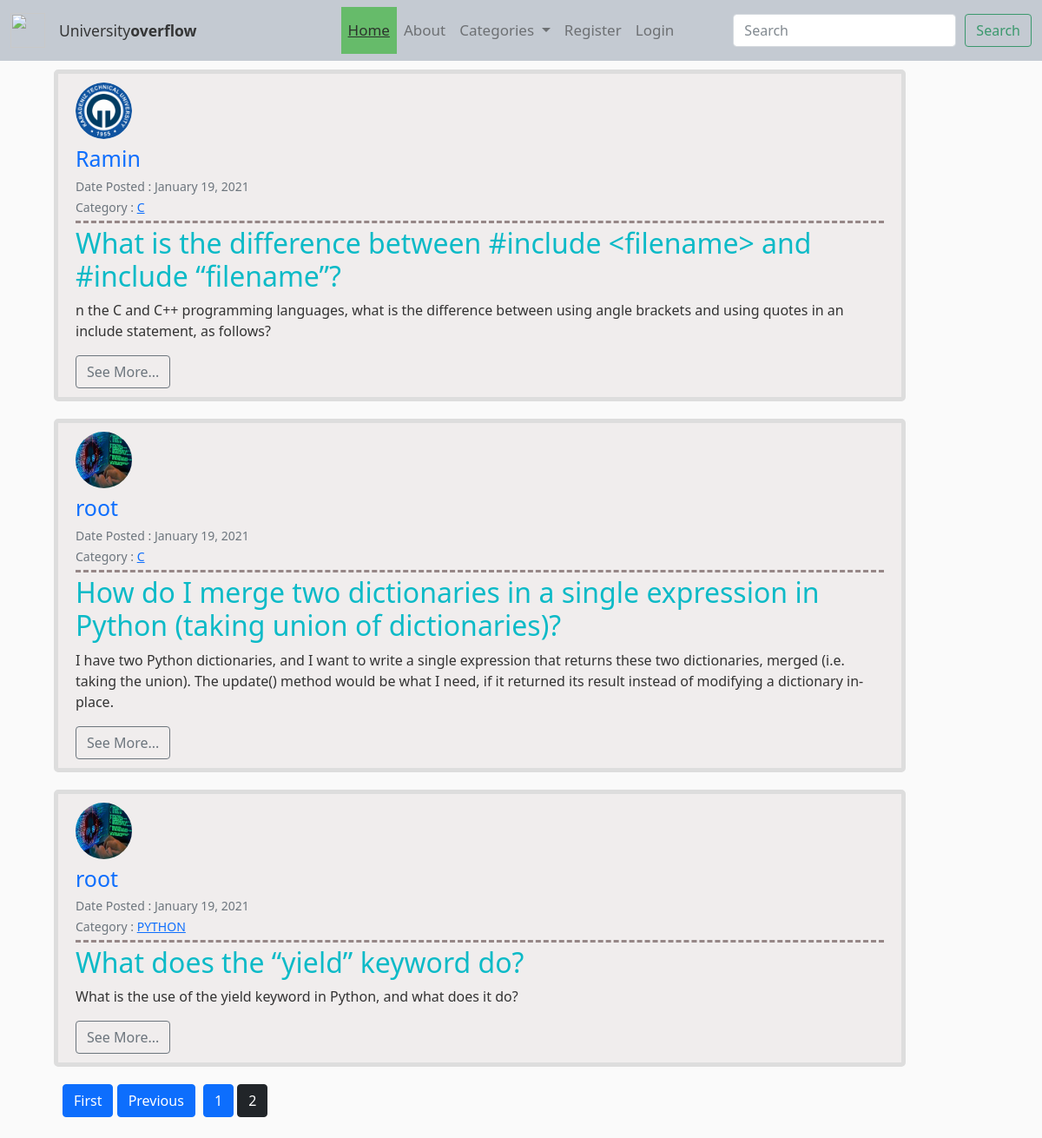
Page /?page=2 on the earlier database version.
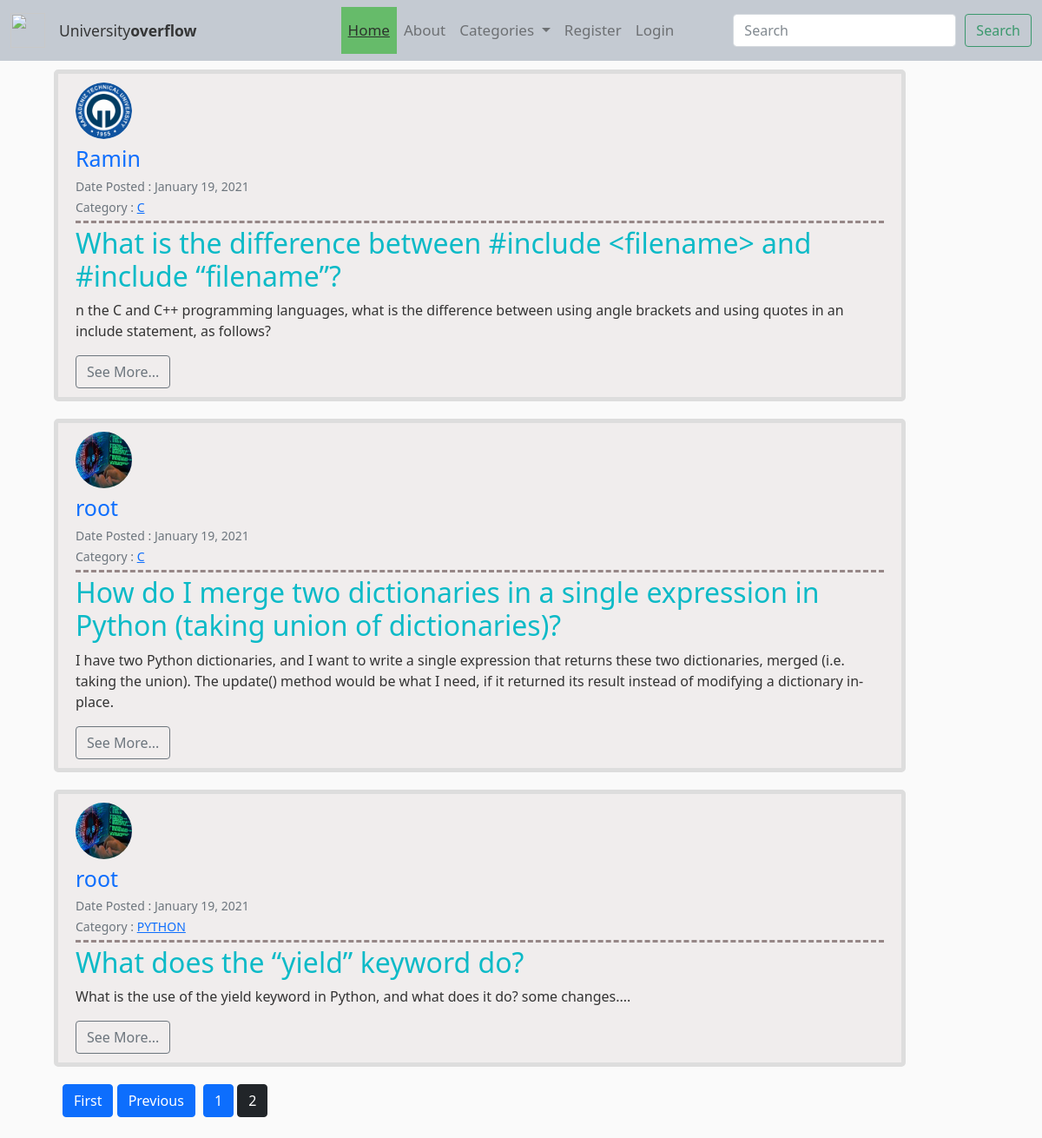
Same page on the later database version.
### blog/models.py (models this page shows, shortened)
class Post(models.Model):
    author = models.ForeignKey(User, on_delete=models.CASCADE)
    title = models.CharField(max_length=150)
    date_posted = models.DateTimeField(default=timezone.now)
    last_modified = models.DateTimeField(auto_now=True)
    category = models.CharField(max_length=150)
    snippet = models.CharField(max_length=500)
    body = models.TextField()
    like = models.ManyToManyField(User, blank=True, related_name="likes")
    dislike = models.ManyToManyField(User, blank=True, related_name="dislikes")
    objects = BlogPostManager()

### user/models.py (models this page shows, shortened)
class Profile(models.Model):
    user = models.OneToOneField(User, on_delete=models.CASCADE)
    bio = models.TextField(blank=True, null=True)
    image = models.ImageField(default='default.jpg', upload_to="profile_img")
    education = models.CharField(max_length=255, blank=True, null=True)
    website_url = models.CharField(max_length=255, blank=True, null=True)
    linkin_url = models.CharField(max_length=255, blank=True, null=True)
    facebook_url = models.CharField(max_length=255, blank=True, null=True)

### blog/views.py (the view)
# urls.py: path('', Homeview.as_view(), name='blog-home'),
class Homeview(ListView):
    model = Post
    template_name = "blog/home.html"
    context_object_name = 'posts'
    ordering = ["-date_posted"]
    paginate_by = 5

### blog/custom_context_processor.py (called while the page is built)
def subject_renderer(request):
    return {
       'all_categories': Category.objects.all(),
    }

### blog/models.py (called while the page is built)
    def get_queryset(self):
        return BlogPostQuerySet(self.model, using=self._db)

    def __str__(self):
        return self.name

### blog/templates/blog/home.html (shortened to what this page needs)
{% extends 'blog/base.html' %}
{% block content %}
    {% for post in posts %}
        <article class="media content-section">
            <a href="{% url 'post-detail' post.id %}"><img class="rounded-circle article-img" src="{{ post.author.profile.image.url }}" ></a>
            <div class="media-body">
            <div class="article-metadata">
                <a class="" style="text-decoration: none; font-size: 25px;" href="{% url 'user-profile' post.author.username %}">{{ post.author }}</a>
                <br>
                <small class="text-muted">Date Posted : {{ post.date_posted | date:"F d, Y" }}</small><br>
                <small class="text-muted">Category : <a href="{% url 'blog-category' post.category %}">{{ post.category }}</a></small>
            </div>
            <h2><a class="article-title" href="{% url 'post-detail' post.id %}">{{ post.title }}</a></h2>
            <div>
                <p class="article-content">{{ post.snippet | slice:500 }}</p>
            </div>
            </div>
            <a href="{% url 'post-detail' post.id %}" class="btn btn-outline-secondary">See More...</a>
        </article>
    {% endfor %}
    <div style="margin-left: 30px;">
    {% if is_paginated %}
        {% if page_obj.has_previous %}
            <a class="btn btn-primary mb-4" href="?page=1">First</a>
            <a class="btn btn-primary mb-4" style="margin-right: 5px;" href="?page={{ page_obj.previous_page_number }}">Previous</a>
        {% endif %}
        {% for page in page_obj.paginator.page_range %}
            {% if page == page_obj.number %}
                <a class="btn btn-dark  mb-4" href="?page={{page}}">{{page}}</a>
            {% elif page > page_obj.number|add:"-4" and page < page_obj.number|add:"4" %}
                <a class="btn btn-primary mb-4" href="?page={{page}}">{{page}}</a>
            {% endif %}
        {% endfor %}
    {% endif %}
    </div>
{% endblock content %}

### blog/templates/blog/base.html (shortened to what this page needs)
{% load static %}
<!doctype html>
<html lang="en">
  <head>
    <link href="https://cdn.jsdelivr.net/npm/bootstrap@5.0.0-beta1/dist/css/bootstrap.min.css" rel="stylesheet">
    <link rel="stylesheet" type="text/css" href= "{% static 'blog/style.css' %}">
    <link rel="stylesheet" type="text/css" href="{% static 'fontawesome/css/all.min.css' %}" />
  </head>
    <body>
        <nav class="navbar navbar-expand-lg navbar-light fixed-top" style="background-color: #bac1ca; opacity: 0.85;">
            <div class="container-fluid" style="opacity: 1;">
            <a class="navbar-brand" href="https://www.ktu.edu.tr/">
                <img width="40px" height="40px"src="/media/uni_logo.png" style="position:relative;">
            </a>
            <a class="navbar-brand"  href="{% url 'blog-home' %}"> <small> University<strong>overflow</strong></small></a>
            <div class="collapse navbar-collapse" id="navbarSupportedContent" style="margin-left: 150px;">
                <ul class="navbar-nav me-auto mb-2 mb-lg-0">
                    <li class="nav-item">
                    <a class="nav-link active" aria-current="page" href="{% url 'blog-home' %}">Home</a>
                    </li>
                    <li class="nav-item">
                    <a class="nav-link" href="{% url 'blog-about' %}">About</a>
                    </li>
                      <li class="nav-item dropdown">
                        <a class="nav-link dropdown-toggle" href="#" id="navbarDropdown" role="button" data-bs-toggle="dropdown" aria-expanded="false">
                          Categories
                        </a>
                    </li>
                    {% if user.is_authenticated %}
                        <li class="nav-item">
                            <a class="nav-link" href="{% url 'post-create' %}">Create Post</a>
                        </li>
                        <li class="nav-item">
                            <a class="nav-link" href="{% url 'profile' %}">Profile</a>
                        </li>
                        <li class="nav-item mr-auto">
                            <a class="nav-link" href="{% url 'logout' %}">Logout</a>
                        </li>
                    {% else %}
                        <li class="nav-item">
                            <a class="nav-link" href="{% url 'user-registration' %}">Register</a>
                        </li>
                        <li class="nav-item">
                            <a class="nav-link" href="{% url 'login' %} ">Login</a>
                        </li>
                    {% endif %}
                </ul>
                <form class="form-inline my-2 my-lg-0" action="/search/">
                    <div style="display: flex;">
                      <input class="form-control mr-sm-2" type="search" placeholder="Search" name="q" aria-label="Search">
                      <button class="btn btn-outline-success my-2 my-sm-0" style="margin-left: 10px;" type="submit">Search</button>
                    </div>
                  </form>
            </div>
            </div>
        </nav>
        <main role="main" class="container" style="margin-top: 5%;">
        <div class="row">
            <div class="col-md-11">
                {% block content %}
                {% endblock content %}
            </div>
        </div>
    </main>
  </body>
</html>

### blog/static/blog/style.css (style rules this page uses)
body { background: #fafafa; color: #333333; }
.active { text-decoration:underline; background-color: #4CAF50; }
.nav-link { float: left; text-align: center; padding: 14px 16px; font-size: 17px; color:blue; }
h1, h2, h3, h4, h5, h6 { color: #444444; }
ul { margin: 0; }
.content-section { background: #f0eded; padding: 10px 20px; border: 5px solid #dddddd; border-radius: 5px; margin: 20px; }
.article-title { color: #0cbac7; text-decoration: none; }
.article-content { white-space: pre-line; }
.article-img { height: 65px; width: 65px; margin-right: 16px; }
.article-metadata { padding-bottom: 4px; margin-bottom: 4px; margin-top: 4px; border-bottom: 3px dashed #968787 }

Differences in the rows shown:
changed Post "What does the “yield” keyword do?": snippet "What is the use of the yield keyword in Python, and what does it do?" → "What is the use of the yield keyword in Python, and what does it do? some changes...."
